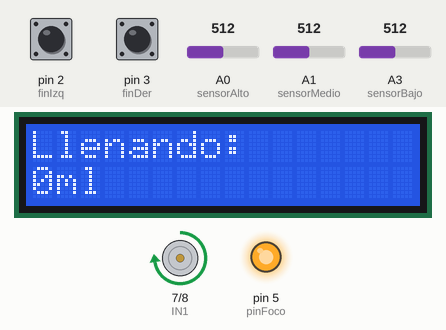
A sketch run on a simulated Arduino Uno, built with avr-gcc and run on an emulated ATmega328P. Shown: 16×2 character LCD, motor-driver pin pairs drawn as motors (green arrow = first pin HIGH = forward, orange = second pin HIGH = backward, longer = more drive, scaled by the enable pin), output pins drawn as LEDs (lit = HIGH). The inputs (shaded band) are chosen by the test bench; at power-on: pin 2 (finIzq) HIGH, A3 (sensorBajo) = 512, pin 3 (finDer) HIGH, A1 (sensorMedio) = 512, A0 (sensorAlto) = 512. What the sketch prints to the serial monitor is not drawn.

Above: at 3.3 s.
3.4 s: pin 2 (finIzq) pulled LOW for 0.15 s
At 4.6 s:
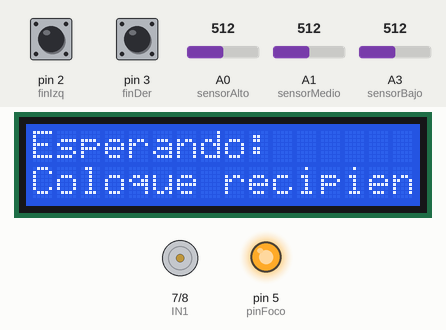
5.0 s: A3 (sensorBajo) set to 483
At 6.1 s:
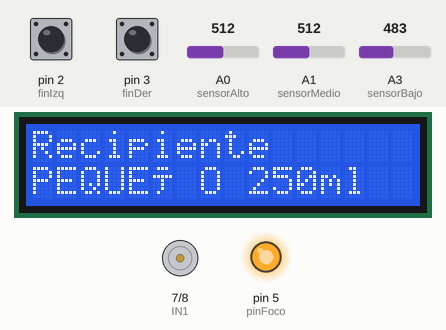
8.0 s: pin 3 (finDer) pulled LOW for 0.15 s
At 8.9 s:
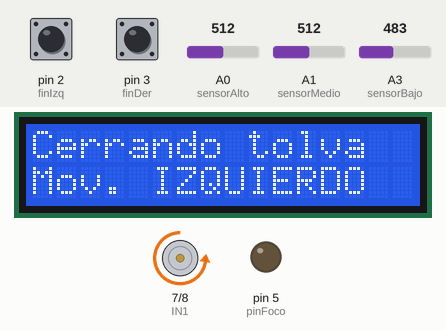
11.1 s: A1 (sensorMedio) set to 490
At 12.3 s:
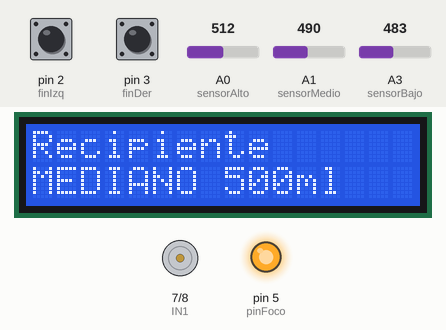
17.1 s: A0 (sensorAlto) set to 510
Timing chart, 0 to 21.1 s (numbered marks = the images above; inputs shaded):
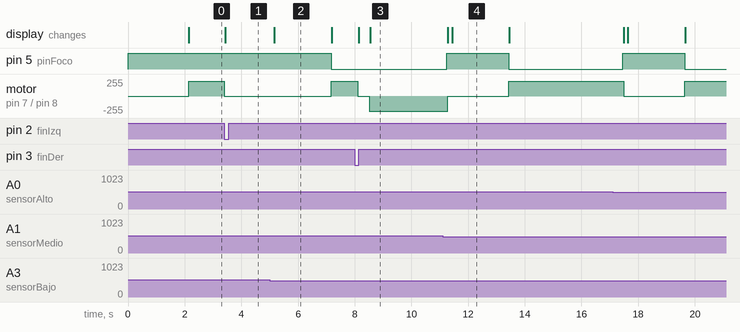

The sketch:

dcac.ino
```cpp
#include <Wire.h>
#include <LiquidCrystal_I2C.h>

// ---------------- LCD ----------------
LiquidCrystal_I2C lcd(0x27, 16, 2); // Cambia a 0x3F si es necesario

// ---------------- MOTOR ----------------
const int IN1 = 7;
const int IN2 = 8;
const int ENA = 9;

// ---------------- FINALES DE CARRERA ----------------
const int finIzq = 2;
const int finDer = 3;

// ---------------- SENSORES IR ----------------
const int sensorAlto = A0;  // Para 1L
const int sensorMedio = A1; // Para 0.5L
const int sensorBajo = A3;  // Para 0.25L
const int UMBRAL_DETECCION = 500;

// ---------------- FOCO ----------------
const int pinFoco = 5;  // MOC3021
bool focoEncendido = true;
unsigned long tiempoInicioFoco = 0;
unsigned long duracionApagado = 0;
bool enApagado = false;

// ---------------- VARIABLES GLOBALES ----------------
int sentido = 1; // 1 = derecha, -1 = izquierda
unsigned long tiempoInicioRetardo = 0;
bool enRetardo = false;
bool retardoCompletado = false;

bool esperandoRecipiente = false;
bool recipienteDetectado = false;
int recipienteSeleccionado = 0; // 0=none, 250=pequeño, 500=mediano, 1000=grande
unsigned long tiempoRetardoRecipiente = 0;

// ---------------- FUNCIONES ----------------
void mostrarLCD(String linea1, String linea2);
void detectarRecipiente();
void controlarFoco();

void setup() {
  pinMode(IN1, OUTPUT);
  pinMode(IN2, OUTPUT);
  pinMode(ENA, OUTPUT);
  pinMode(finIzq, INPUT_PULLUP);
  pinMode(finDer, INPUT_PULLUP);
  pinMode(pinFoco, OUTPUT);

  // Iniciar foco encendido
  digitalWrite(pinFoco, HIGH);
  focoEncendido = true;

  Serial.begin(9600);
  lcd.init();
  lcd.backlight();
  lcd.clear();

  mostrarLCD("Sistema iniciado", "Calibrando...");
  delay(2000);
  mostrarLCD("Esperando", "Final Izquierdo");
}

// ---------------- FUNCIONES AUXILIARES ----------------

void mostrarLCD(String linea1, String linea2) {
  lcd.clear();
  lcd.setCursor(0, 0);
  lcd.print(linea1);
  if (linea2 != "") {
    lcd.setCursor(0, 1);
    lcd.print(linea2);
  }
}

// Detectar tipo de recipiente y ajustar tiempos
void detectarRecipiente() {
  int valorAlto = analogRead(sensorAlto);
  int valorMedio = analogRead(sensorMedio);
  int valorBajo = analogRead(sensorBajo);

  bool detectaAlto = (valorAlto < UMBRAL_DETECCION);
  bool detectaMedio = (valorMedio < UMBRAL_DETECCION);
  bool detectaBajo = (valorBajo < UMBRAL_DETECCION);

  if (detectaBajo && !detectaMedio && !detectaAlto) {
    recipienteSeleccionado = 250;
    tiempoRetardoRecipiente = 300; // 0.3 s para motor
    duracionApagado = 4000;         // 4 s para foco
    recipienteDetectado = true;
    Serial.println("Recipiente PEQUEÑO detectado (250 ml)");
    mostrarLCD("Recipiente", "PEQUEÑO 250ml");
  }
  else if (detectaBajo && detectaMedio && !detectaAlto) {
    recipienteSeleccionado = 500;
    tiempoRetardoRecipiente = 5000; // 0.8 s para motor
    duracionApagado = 4000;         // 0.8 s para foco
    recipienteDetectado = true;
    Serial.println("Recipiente MEDIANO detectado (500 ml)");
    mostrarLCD("Recipiente", "MEDIANO 500ml");
  }
  else if (detectaBajo && detectaMedio && detectaAlto) {
    recipienteSeleccionado = 1000;
    tiempoRetardoRecipiente = 1500; // 1.5 s para motor
    duracionApagado = 6000;         // 1.5 s para foco
    recipienteDetectado = true;
    Serial.println("Recipiente GRANDE detectado (1000 ml)");
    mostrarLCD("Recipiente", "GRANDE 1000ml");
  }
  else {
    recipienteDetectado = false;
    if (esperandoRecipiente) {
      mostrarLCD("Esperando:", "Coloque recipiente");
    }
  }
}

// Control del foco según el recipiente
// Control del foco según el recipiente
void controlarFoco() {
  // Si el foco está encendido y se detectó un recipiente → apagarlo temporalmente
  if (!enApagado && recipienteDetectado) {
    recipienteDetectado = false; // solo ejecutar una vez por detección

    Serial.println("Foco: Esperando 1 segundo antes de apagarse...");
    delay(2000); // espera antes de apagar

    Serial.print("Apagando foco por ");
    Serial.print(duracionApagado);
    Serial.println(" ms...");
    digitalWrite(pinFoco, LOW);
    focoEncendido = false;

    tiempoInicioFoco = millis(); // guarda cuándo se apagó
    enApagado = true;
  }

  // Si el foco está apagado y ya pasó el tiempo → volver a encender
  if (enApagado && (millis() - tiempoInicioFoco >= duracionApagado)) {
    Serial.println("Reencendiendo foco...");
    digitalWrite(pinFoco, HIGH);
    focoEncendido = true;
    enApagado = false;

    // 🔁 volver a estado de espera para el siguiente recipiente
    esperandoRecipiente = true;
    mostrarLCD("Esperando:", "Coloque recipiente");
  }
}

void loop() {
  bool izqPresionado = digitalRead(finIzq) == LOW;
  bool derPresionado = digitalRead(finDer) == LOW;

  // FINAL IZQUIERDO
  if (izqPresionado && !esperandoRecipiente) {
    digitalWrite(IN1, LOW);
    digitalWrite(IN2, LOW);
    esperandoRecipiente = true;
    recipienteDetectado = false;
    recipienteSeleccionado = 0;
    sentido = -1;

    Serial.println("Final IZQUIERDO presionado - Esperando recipiente...");
    mostrarLCD("Esperando:", "Coloque recipiente");
    delay(500);
  }

if (esperandoRecipiente) {
  detectarRecipiente();
  if (recipienteSeleccionado > 0) {
    sentido = 1;
    esperandoRecipiente = false;

    switch (recipienteSeleccionado) {
      case 250: Serial.println("Iniciando llenado PEQUEÑO..."); break;
      case 500: Serial.println("Iniciando llenado MEDIANO..."); break;
      case 1000: Serial.println("Iniciando llenado GRANDE..."); break;
    }
  }
}

// 👇 mover esto fuera del if para que se ejecute siempre
controlarFoco(); // controla encendido/apagado del foco según el tiempo


  // FINAL DERECHO
  if (derPresionado && !enRetardo && !retardoCompletado) {
    digitalWrite(IN1, LOW);
    digitalWrite(IN2, LOW);
    enRetardo = true;
    tiempoInicioRetardo = millis();
    esperandoRecipiente = false;

    Serial.print("Final DERECHO presionado - Retardo de ");
    Serial.print(tiempoRetardoRecipiente);
    Serial.println(" ms...");
    mostrarLCD("Final DER presionado", "Esperando...");
  }

  if (enRetardo) {
    if (millis() - tiempoInicioRetardo >= tiempoRetardoRecipiente) {
      sentido = -1;
      enRetardo = false;
      retardoCompletado = true;
      Serial.println("Retardo completado - Cambiando a IZQUIERDA");
      mostrarLCD("Retardo completado", "Mov. IZQUIERDA");
    }
  }

  if (!derPresionado && retardoCompletado) {
    retardoCompletado = false;
    Serial.println("Final DERECHO liberado - Sistema listo");
    mostrarLCD("Sistema listo", "Esperando...");
  }

  // CONTROL MOTOR
  if (!enRetardo && !esperandoRecipiente) {
    if (sentido == 1) {
      digitalWrite(IN1, HIGH);
      digitalWrite(IN2, LOW);
      if (!derPresionado) {
        Serial.println("Girando DERECHA - LLENANDO");
        mostrarLCD("Llenando:", String(recipienteSeleccionado) + "ml");
      }
    } else {
      digitalWrite(IN1, LOW);
      digitalWrite(IN2, HIGH);
      if (!izqPresionado) {
        Serial.println("Girando IZQUIERDA - CERRANDO");
        mostrarLCD("Cerrando tolva", "Mov. IZQUIERDO");
      }
    }
  } else {
    digitalWrite(IN1, LOW);
    digitalWrite(IN2, LOW);
  }

  analogWrite(ENA, 225);
  delay(100);
}
```

Measured:
- the behaviour switches between 500 and 499 on A3 (sensorBajo) (found by bisection; images 1 and 2)
- after the input at 3.4 s, motor on pin 7 (IN1) / pin 8 (IN2): forward 225/255 → stopped at once; the display: changes at once (image 1)
- after the input at 5.0 s, pin 5 (pinFoco): HIGH → LOW after 2.2 s; motor on pin 7 (IN1) / pin 8 (IN2): stopped → forward 225/255 after 2.2 s; the display: changes after 0.17 s (image 2)
- after the input at 8.0 s, motor on pin 7 (IN1) / pin 8 (IN2): forward 225/255 → stopped after 0.11 s, → backward 225/255 0.40 s later; the display: first changes after 0.15 s (image 3 shows a later state)
- after the input at 11.1 s, the display: first differs from a run without the input after 0.34 s (image 4)
- what the display in image 2 shows lasts 2.0 s, from 5.2 s to 7.2 s
